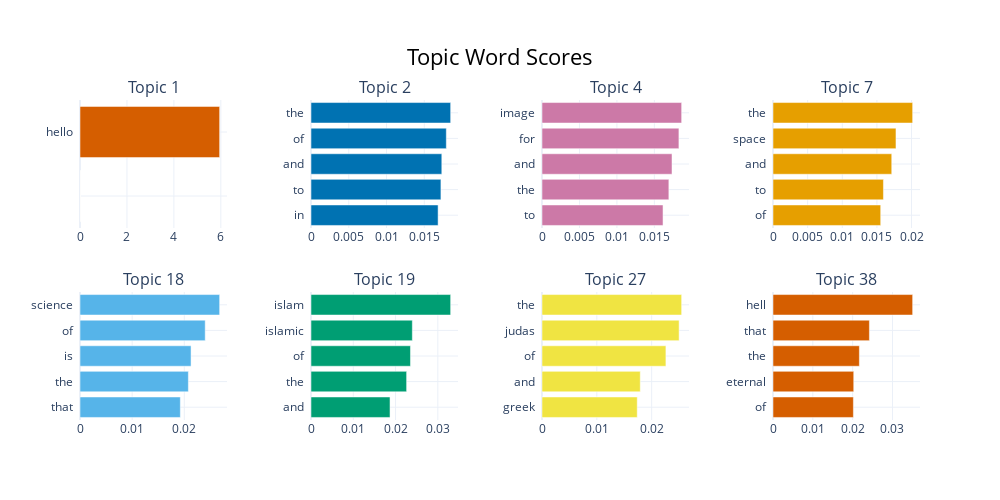

The code cell stored with this chart in its notebook:
### Code cell
topic_model.visualize_barchart(top_n_topics=8)

### Figure 1 — Plotly figure (JSON) as saved in the notebook; plotly's stock layout.template omitted (floating-point values rounded to 4 significant figures)
{"data": [{"marker": {"color": "#D55E00"}, "orientation": "h", "type": "bar", "x": [1e-05, 1e-05, 1e-05, 1e-05, 5.949], "xaxis": "x", "y": ["  ", "  ", "  ", "  ", "hello  "], "yaxis": "y"}, {"marker": {"color": "#0072B2"}, "orientation": "h", "type": "bar", "x": [0.01683, 0.0172, 0.01732, 0.01792, 0.01849], "xaxis": "x2", "y": ["in  ", "to  ", "and  ", "of  ", "the  "], "yaxis": "y2"}, {"marker": {"color": "#CC79A7"}, "orientation": "h", "type": "bar", "x": [0.01616, 0.01694, 0.01735, 0.01828, 0.01864], "xaxis": "x3", "y": ["to  ", "the  ", "and  ", "for  ", "image  "], "yaxis": "y3"}, {"marker": {"color": "#E69F00"}, "orientation": "h", "type": "bar", "x": [0.01555, 0.01594, 0.01714, 0.01775, 0.02016], "xaxis": "x4", "y": ["of  ", "to  ", "and  ", "space  ", "the  "], "yaxis": "y4"}, {"marker": {"color": "#56B4E9"}, "orientation": "h", "type": "bar", "x": [0.01924, 0.02078, 0.0213, 0.02401, 0.02678], "xaxis": "x5", "y": ["that  ", "the  ", "is  ", "of  ", "science  "], "yaxis": "y5"}, {"marker": {"color": "#009E73"}, "orientation": "h", "type": "bar", "x": [0.0187, 0.02262, 0.02353, 0.02397, 0.03303], "xaxis": "x6", "y": ["and  ", "the  ", "of  ", "islamic  ", "islam  "], "yaxis": "y6"}, {"marker": {"color": "#F0E442"}, "orientation": "h", "type": "bar", "x": [0.01737, 0.01792, 0.0226, 0.02501, 0.02547], "xaxis": "x7", "y": ["greek  ", "and  ", "of  ", "judas  ", "the  "], "yaxis": "y7"}, {"marker": {"color": "#D55E00"}, "orientation": "h", "type": "bar", "x": [0.02018, 0.02027, 0.02168, 0.02421, 0.03507], "xaxis": "x8", "y": ["of  ", "eternal  ", "the  ", "that  ", "hell  "], "yaxis": "y8"}], "layout": {"annotations": [{"font": {"size": 16}, "showarrow": false, "text": "Topic 1", "x": 0.0875, "xanchor": "center", "xref": "paper", "y": 1, "yanchor": "bottom", "yref": "paper"}, {"font": {"size": 16}, "showarrow": false, "text": "Topic 2", "x": 0.3625, "xanchor": "center", "xref": "paper", "y": 1, "yanchor": "bottom", "yref": "paper"}, {"font": {"size": 16}, "showarrow": false, "text": "Topic 4", "x": 0.6375, "xanchor": "center", "xref": "paper", "y": 1, "yanchor": "bottom", "yref": "paper"}, {"font": {"size": 16}, "showarrow": false, "text": "Topic 7", "x": 0.9125, "xanchor": "center", "xref": "paper", "y": 1, "yanchor": "bottom", "yref": "paper"}, {"font": {"size": 16}, "showarrow": false, "text": "Topic 18", "x": 0.0875, "xanchor": "center", "xref": "paper", "y": 0.4, "yanchor": "bottom", "yref": "paper"}, {"font": {"size": 16}, "showarrow": false, "text": "Topic 19", "x": 0.3625, "xanchor": "center", "xref": "paper", "y": 0.4, "yanchor": "bottom", "yref": "paper"}, {"font": {"size": 16}, "showarrow": false, "text": "Topic 27", "x": 0.6375, "xanchor": "center", "xref": "paper", "y": 0.4, "yanchor": "bottom", "yref": "paper"}, {"font": {"size": 16}, "showarrow": false, "text": "Topic 38", "x": 0.9125, "xanchor": "center", "xref": "paper", "y": 0.4, "yanchor": "bottom", "yref": "paper"}], "height": 500, "hoverlabel": {"bgcolor": "white", "font": {"family": "Rockwell", "size": 16}}, "showlegend": false, "title": {"font": {"color": "Black", "size": 22}, "text": "Topic Word Scores", "x": 0.5, "xanchor": "center", "yanchor": "top"}, "width": 1000, "xaxis": {"anchor": "y", "autorange": true, "domain": [0, 0.175], "range": [0, 6.263], "showgrid": true, "type": "linear"}, "xaxis2": {"anchor": "y2", "autorange": true, "domain": [0.275, 0.45], "range": [0, 0.01947], "showgrid": true, "type": "linear"}, "xaxis3": {"anchor": "y3", "autorange": true, "domain": [0.55, 0.725], "range": [0, 0.01962], "showgrid": true, "type": "linear"}, "xaxis4": {"anchor": "y4", "autorange": true, "domain": [0.825, 1], "range": [0, 0.02122], "showgrid": true, "type": "linear"}, "xaxis5": {"anchor": "y5", "autorange": true, "domain": [0, 0.175], "range": [0, 0.02819], "showgrid": true, "type": "linear"}, "xaxis6": {"anchor": "y6", "autorange": true, "domain": [0.275, 0.45], "range": [0, 0.03477], "showgrid": true, "type": "linear"}, "xaxis7": {"anchor": "y7", "autorange": true, "domain": [0.55, 0.725], "range": [0, 0.02681], "showgrid": true, "type": "linear"}, "xaxis8": {"anchor": "y8", "autorange": true, "domain": [0.825, 1], "range": [0, 0.03691], "showgrid": true, "type": "linear"}, "yaxis": {"anchor": "x", "autorange": true, "domain": [0.6, 1], "range": [-0.5, 1.5], "showgrid": true, "type": "category"}, "yaxis2": {"anchor": "x2", "autorange": true, "domain": [0.6, 1], "range": [-0.5, 4.5], "showgrid": true, "type": "category"}, "yaxis3": {"anchor": "x3", "autorange": true, "domain": [0.6, 1], "range": [-0.5, 4.5], "showgrid": true, "type": "category"}, "yaxis4": {"anchor": "x4", "autorange": true, "domain": [0.6, 1], "range": [-0.5, 4.5], "showgrid": true, "type": "category"}, "yaxis5": {"anchor": "x5", "autorange": true, "domain": [0, 0.4], "range": [-0.5, 4.5], "showgrid": true, "type": "category"}, "yaxis6": {"anchor": "x6", "autorange": true, "domain": [0, 0.4], "range": [-0.5, 4.5], "showgrid": true, "type": "category"}, "yaxis7": {"anchor": "x7", "autorange": true, "domain": [0, 0.4], "range": [-0.5, 4.5], "showgrid": true, "type": "category"}, "yaxis8": {"anchor": "x8", "autorange": true, "domain": [0, 0.4], "range": [-0.5, 4.5], "showgrid": true, "type": "category"}}}
